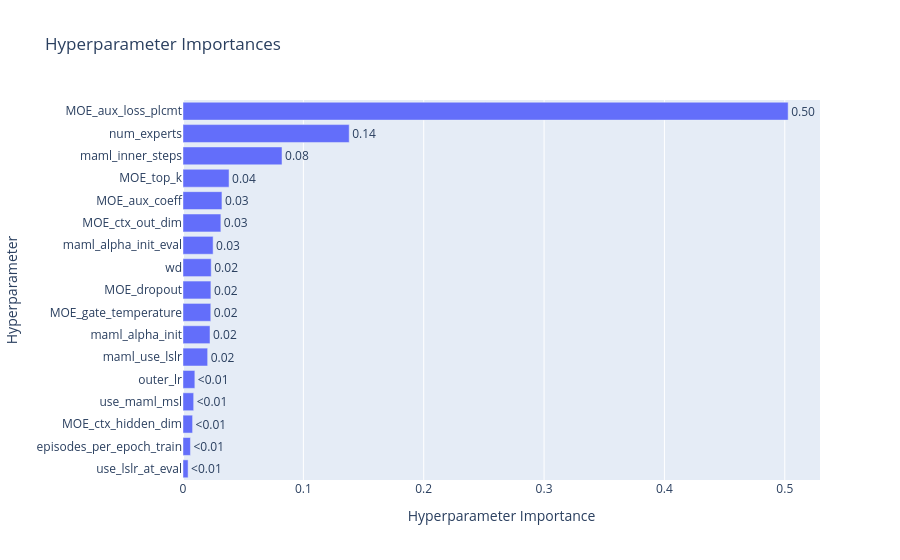

The notebook cell this image was saved under:
### Code cell
# 2. Plot Hyperparameter Importance
try:
    fig_imp = plot_param_importances(study)
    fig_imp.show()
except Exception as e:
    print(f"Could not plot importance (might need more trials): {e}")

### Figure 1 — Plotly figure (JSON) as saved in the notebook; plotly's stock layout.template omitted (floating-point values rounded to 4 significant figures)
{"data": [{"cliponaxis": false, "hovertemplate": ["use_lslr_at_eval (CategoricalDistribution): 0.004238258102106261<extra></extra>", "episodes_per_epoch_train (CategoricalDistribution): 0.006191985126425683<extra></extra>", "MOE_ctx_hidden_dim (CategoricalDistribution): 0.007963398092350239<extra></extra>", "use_maml_msl (CategoricalDistribution): 0.008864571591516532<extra></extra>", "outer_lr (FloatDistribution): 0.009844082361263797<extra></extra>", "maml_use_lslr (CategoricalDistribution): 0.0204844369527989<extra></extra>", "maml_alpha_init (FloatDistribution): 0.022444321697658944<extra></extra>", "MOE_gate_temperature (FloatDistribution): 0.02308387334487042<extra></extra>", "MOE_dropout (FloatDistribution): 0.02318404563671285<extra></extra>", "wd (FloatDistribution): 0.023440866443599707<extra></extra>", "maml_alpha_init_eval (FloatDistribution): 0.02502152452931623<extra></extra>", "MOE_ctx_out_dim (CategoricalDistribution): 0.03145571095114836<extra></extra>", "MOE_aux_coeff (FloatDistribution): 0.032358711740847014<extra></extra>", "MOE_top_k (CategoricalDistribution): 0.03826433523406152<extra></extra>", "maml_inner_steps (CategoricalDistribution): 0.08227536405374433<extra></extra>", "num_experts (CategoricalDistribution): 0.1380883435617007<extra></extra>", "MOE_aux_loss_plcmt (CategoricalDistribution): 0.5027961705798787<extra></extra>"], "name": "Objective Value", "orientation": "h", "text": ["<0.01", "<0.01", "<0.01", "<0.01", "<0.01", "0.02", "0.02", "0.02", "0.02", "0.02", "0.03", "0.03", "0.03", "0.04", "0.08", "0.14", "0.50"], "textposition": "outside", "type": "bar", "x": [0.004238, 0.006192, 0.007963, 0.008865, 0.009844, 0.02048, 0.02244, 0.02308, 0.02318, 0.02344, 0.02502, 0.03146, 0.03236, 0.03826, 0.08228, 0.1381, 0.5028], "y": ["use_lslr_at_eval", "episodes_per_epoch_train", "MOE_ctx_hidden_dim", "use_maml_msl", "outer_lr", "maml_use_lslr", "maml_alpha_init", "MOE_gate_temperature", "MOE_dropout", "wd", "maml_alpha_init_eval", "MOE_ctx_out_dim", "MOE_aux_coeff", "MOE_top_k", "maml_inner_steps", "num_experts", "MOE_aux_loss_plcmt"]}], "layout": {"title": {"text": "Hyperparameter Importances"}, "xaxis": {"title": {"text": "Hyperparameter Importance"}}, "yaxis": {"title": {"text": "Hyperparameter"}}}}
